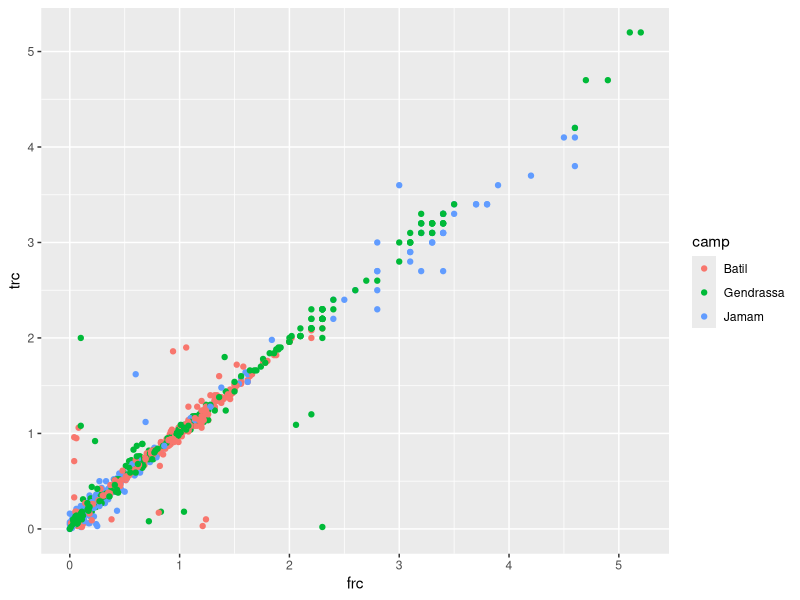
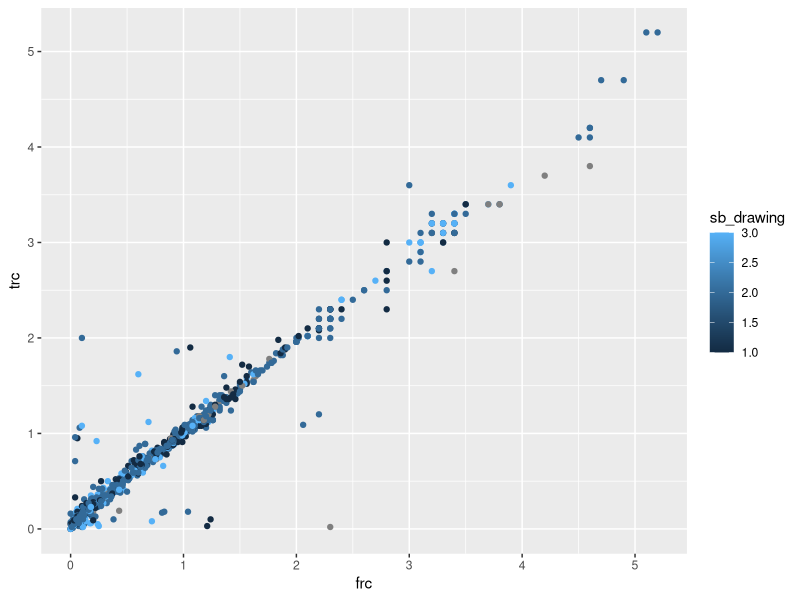
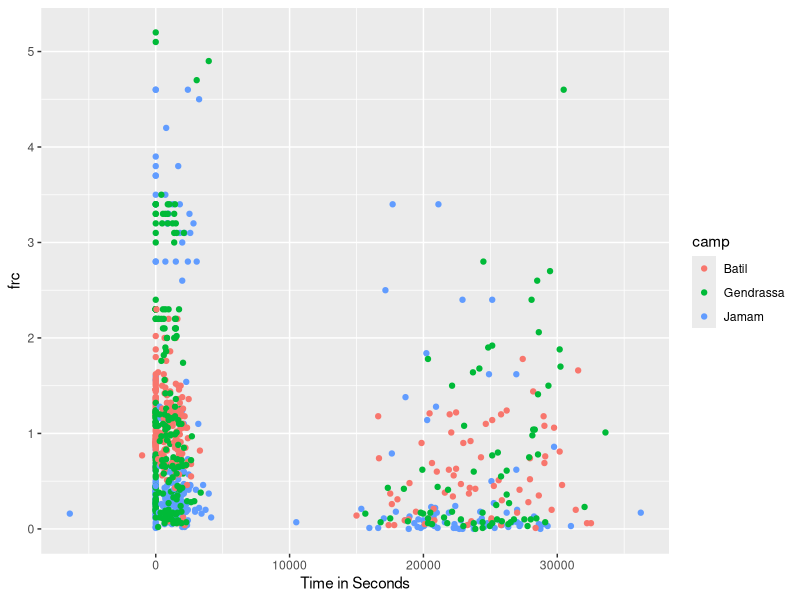
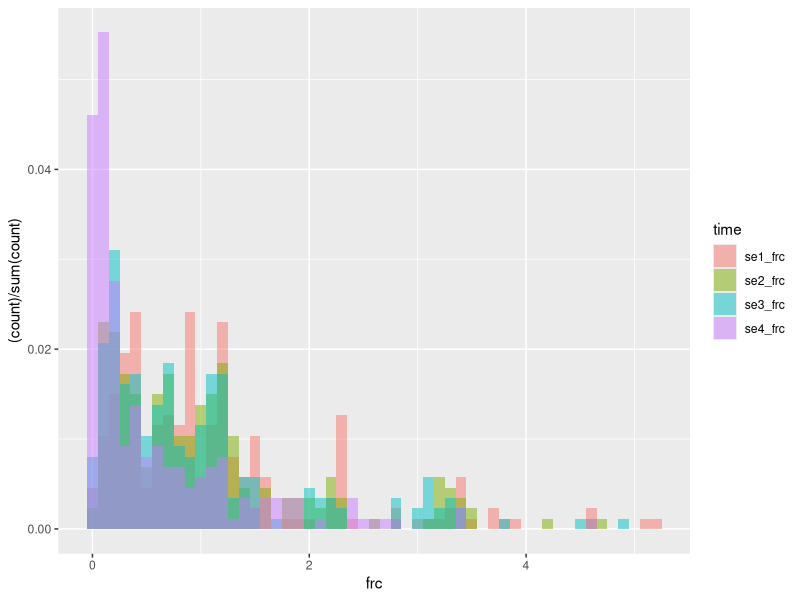

R code for these plots, in order:
library(tidyverse)
#setwd("C:/Users/16477/Desktop/final_project")
setwd("~/Documents/")
df <- read_csv("south_sudan_2013.csv")

##### we need to check the unique identifier of the data set #####

# there are 220 rows in the data set
nrow(df) == length(unique(df$sample_id))
# so, I sample id is the unique id in the analysis

##### separate into four groups and change into long format for better analysis #####

all_colnames <- colnames(df)
se1_df <- df %>%
  dplyr::select(c("sample_id", contains("se1_")))
col_se1 <- colnames(se1_df)

se2_df <- df %>%
  select(contains(c("sample_id", "se2_")))
col_se2 <- colnames(se2_df)

se3_df <- df %>%
  select(contains(c("sample_id", "se3_")))
col_se3 <- colnames(se3_df)

se4_df <- df %>%
  select(contains(c("sample_id", "se4_")))
col_se4 <- colnames(se4_df)


`%not_in%` <- purrr::negate(`%in%`)
subset(all_colnames, all_colnames %not_in% col_se1)
col_se1
col_se2
col_se3
col_se4

### Create new delta T columns: 
  # define se1_time = 0, then
  # need to calculate:
  # dt_1 = se2_time - se1_time,
  # dt_2 = se3_time - se2_time,
  # dt_3 = se4_time - se3_time
library(lubridate)
df$se1_time <- hms::as_hms(df$se1_time)
df$se2_time <- hms::as_hms(df$se2_time)
df$se3_time <- hms::as_hms(df$se3_time)
df$se4_time <- hms::as_hms(df$se4_time)

df <- df %>% mutate (dt_1=se1_time-se1_time) %>% 
  mutate(dt_2=se2_time-se1_time) %>%
  mutate(dt_3=se3_time-se1_time) %>%
  mutate(dt_4=se4_time-se1_time)

#### Transform nto long format ###
library(sjmisc)
df_long <- to_long(data = df,
        keys = "time",
        values = c("frc","dt","trc"),
        c("se1_frc","se2_frc","se3_frc","se4_frc"),
        c("dt_1","dt_2","dt_3","dt_4"),
        c("se1_trc","se2_trc","se3_trc","se4_trc"))




##### Plot FRC Overall

library(ggplot2)
ggplot(df_long, aes(x=frc,y=trc,color=camp))+geom_point()

ggplot(df_long, aes(x=frc,y=trc,color=sb_drawing))+geom_point()

#### Plot FRC at each time point (X axis: dt (in seconds), Y axis: frc)
library(lubridate)
# Most basic bubble plot
p <- ggplot(df_long, aes(x=dt, y=frc,color=camp)) +
  geom_point() + 
  xlab("Time in Seconds")

p

# Plot the distributions of FRC at each stage separately
ggplot(data = df_long) +
  geom_histogram(aes(x = frc, y=(..count..)/sum(..count..), fill=time), 
                 alpha=0.5, binwidth=0.1, position="identity")
